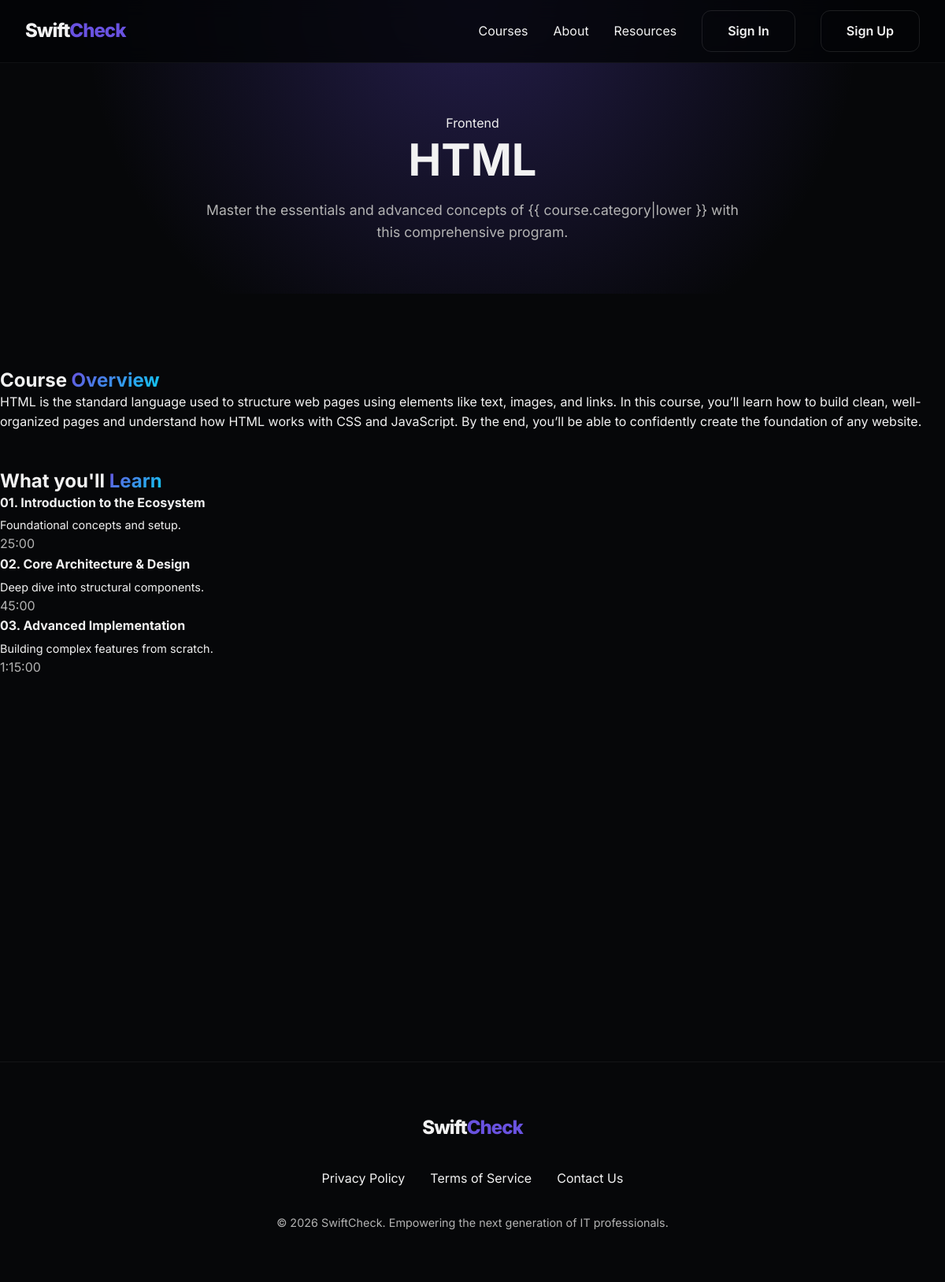
Page /courses/3/ on the committed database.
### main/models.py (models this page shows)
class Course(models.Model):
    name = models.CharField(max_length=100)
    description = models.TextField()
    price = models.DecimalField(max_digits=10, decimal_places=2)
    teacher = models.ForeignKey(User, on_delete=models.CASCADE)
    category = models.CharField(max_length=20, choices=CourseChoices.choices)

### main/views.py (the view)
# urls.py: path('courses/<int:id>/', views.course_detail, name='course_detail'),
def course_detail(request, id):
    course = Course.objects.get(id=id)
    context = {
        'course': course,
    }
    return render(request, 'main/course_detail.html', context)

### main/templates/main/course_detail.html (shortened to what this page needs)
{% extends 'main/base.html' %}
{% load static %}
    {% block content %}
    <header class="course-hero">
      <div class="container">
        <span class="badge animate">{{ course.category|title }}</span>
        <h1 class="animate" style="animation-delay: 0.1s">{{ course.name }}</h1>
        <p class="animate" style="animation-delay: 0.2s">
          Master the essentials and advanced concepts of {{
          course.category|lower }} with this comprehensive program.
        </p>
      </div>
    </header>
    <main class="container section-padding">
      <div class="course-detail-layout">
        <div class="course-info animate" style="animation-delay: 0.3s">
          <h2>Course <span class="gradient-text">Overview</span></h2>
          <p>{{ course.description }}</p>
          <h2 style="margin-top: 3rem">
            What you'll <span class="gradient-text">Learn</span>
          </h2>
          <div class="curriculum">
            <div class="curriculum-item">
              <div>
                <strong>01. Introduction to the Ecosystem</strong>
                <p
                  style="
                    font-size: 0.9rem;
                    margin-top: 0.25rem;
                    margin-bottom: 0;
                  "
                >
                  Foundational concepts and setup.
                </p>
              </div>
              <span>25:00</span>
            </div>
            <div class="curriculum-item">
              <div>
                <strong>02. Core Architecture & Design</strong>
                <p
                  style="
                    font-size: 0.9rem;
                    margin-top: 0.25rem;
                    margin-bottom: 0;
                  "
                >
                  Deep dive into structural components.
                </p>
              </div>
              <span>45:00</span>
            </div>
            <div class="curriculum-item">
              <div>
                <strong>03. Advanced Implementation</strong>
                <p
                  style="
                    font-size: 0.9rem;
                    margin-top: 0.25rem;
                    margin-bottom: 0;
                  "
                >
                  Building complex features from scratch.
                </p>
              </div>
              <span>1:15:00</span>
            </div>
          </div>
        </div>
      </div>
    </main>
   {% endblock %}

### public/css/styles.css (style rules this page uses)
:root { --primary-h: 250; --primary-s: 70%; --primary-l: 60%; --accent-h: 190; --accent-s: 90%; --accent-l: 50%; --bg-h: 220; --bg-s: 20%; --bg-l: 3%; --card-bg-h: 220; --card-bg-s: 20%; --card-bg-l: 7%; --primary: hsl(var(--primary-h), var(--primary-s), var(--primary-l)); --primary-glow: hsla(var(--primary-h), var(--primary-s), var(--primary-l), 0.3); --accent: hsl(var(--accent-h), var(--accent-s), var(--accent-l)); --bg: hsl(var(--bg-h), var(--bg-s), var(--bg-l)); --card-bg: hsl(var(--card-bg-h), var(--card-bg-s), var(--card-bg-l)); --text: hsl(0, 0%, 95%); --text-muted: hsl(0, 0%, 70%); --white: #ffffff; --container-max-width: 1200px; --nav-height: 80px; --radius: 12px; --transition: all 0.3s cubic-bezier(0.4, 0, 0.2, 1); }
* { margin: 0; padding: 0; box-sizing: border-box; }
html { scroll-behavior: smooth; }
body { font-family: 'Inter', -apple-system, BlinkMacSystemFont, "Segoe UI", Roboto, Helvetica, Arial, sans-serif; background-color: var(--bg); color: var(--text); line-height: 1.6; overflow-x: hidden; }
h1, h2, h3, h4 { font-weight: 700; line-height: 1.2; }
.gradient-text { background: linear-gradient(135deg, var(--primary), var(--accent)); -webkit-background-clip: text; background-clip: text; -webkit-text-fill-color: transparent; }
.container { max-width: var(--container-max-width); margin: 0 auto; padding: 0 2rem; }
.section-padding { padding: 6rem 0; }
.animate { opacity: 0; transform: translateY(20px); }
.animate.visible { animation: fadeInUp 0.8s ease forwards; }
.course-hero { padding: calc(var(--nav-height) + 4rem) 0 4rem; text-align: center; background: radial-gradient(circle at top, var(--primary-glow) 0%, transparent 70%); }
.course-hero h1 { font-size: 3.5rem; margin-bottom: 1rem; }
.course-hero p { font-size: 1.1rem; color: var(--text-muted); max-width: 700px; margin: 0 auto; }
.curriculum-item span { color: var(--text-muted); }

### rows in the picture
Course: category "Frontend", name "HTML", description "HTML is the standard language used to structure web pages using elements like text, images, and links. In this course, you’ll learn how to build clean, well-organized pages and understand how HTML works with CSS and JavaScript. By the end, you’ll be able to confidently create the foundation of any website."
